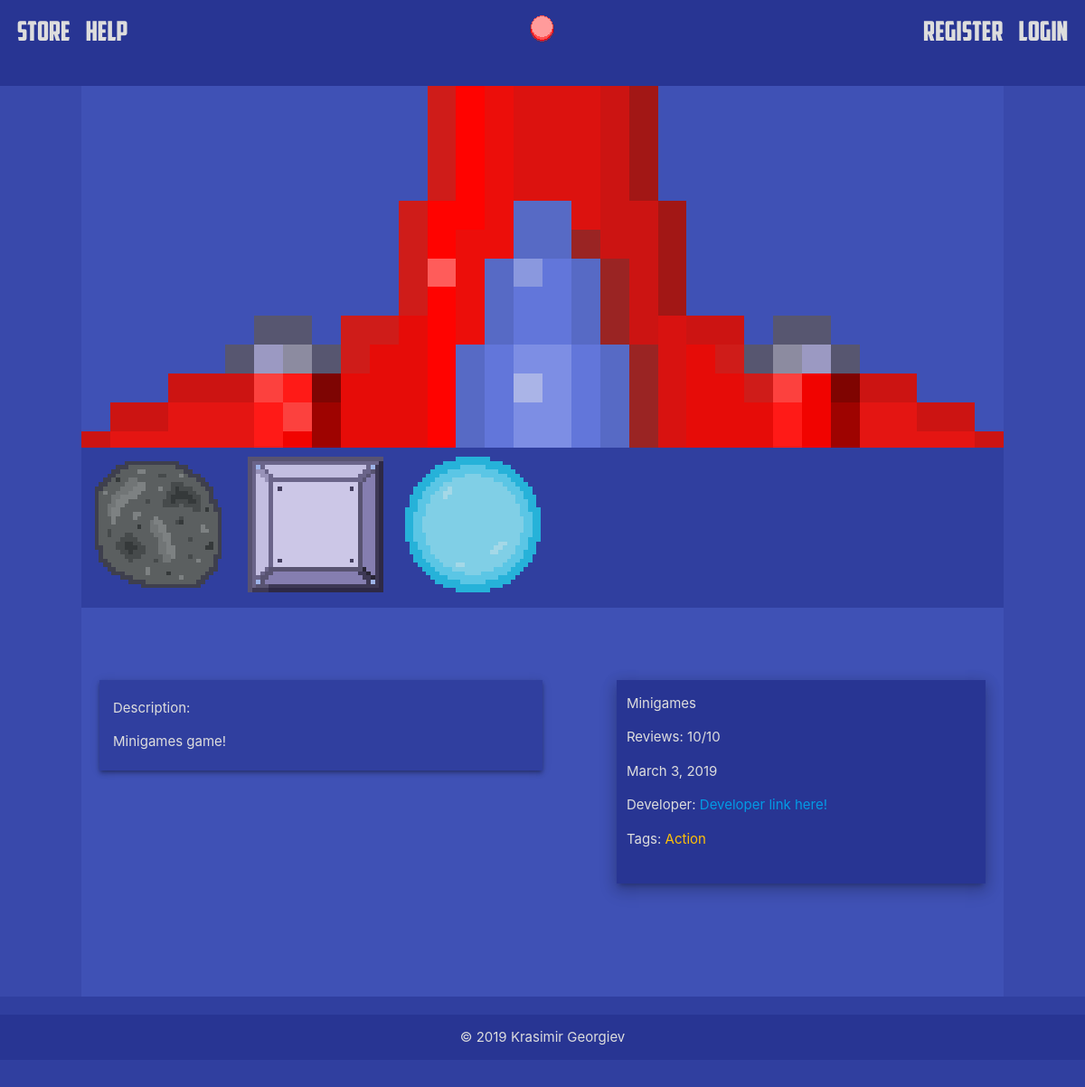
The page /store/game/3/ on the database as committed earlier.
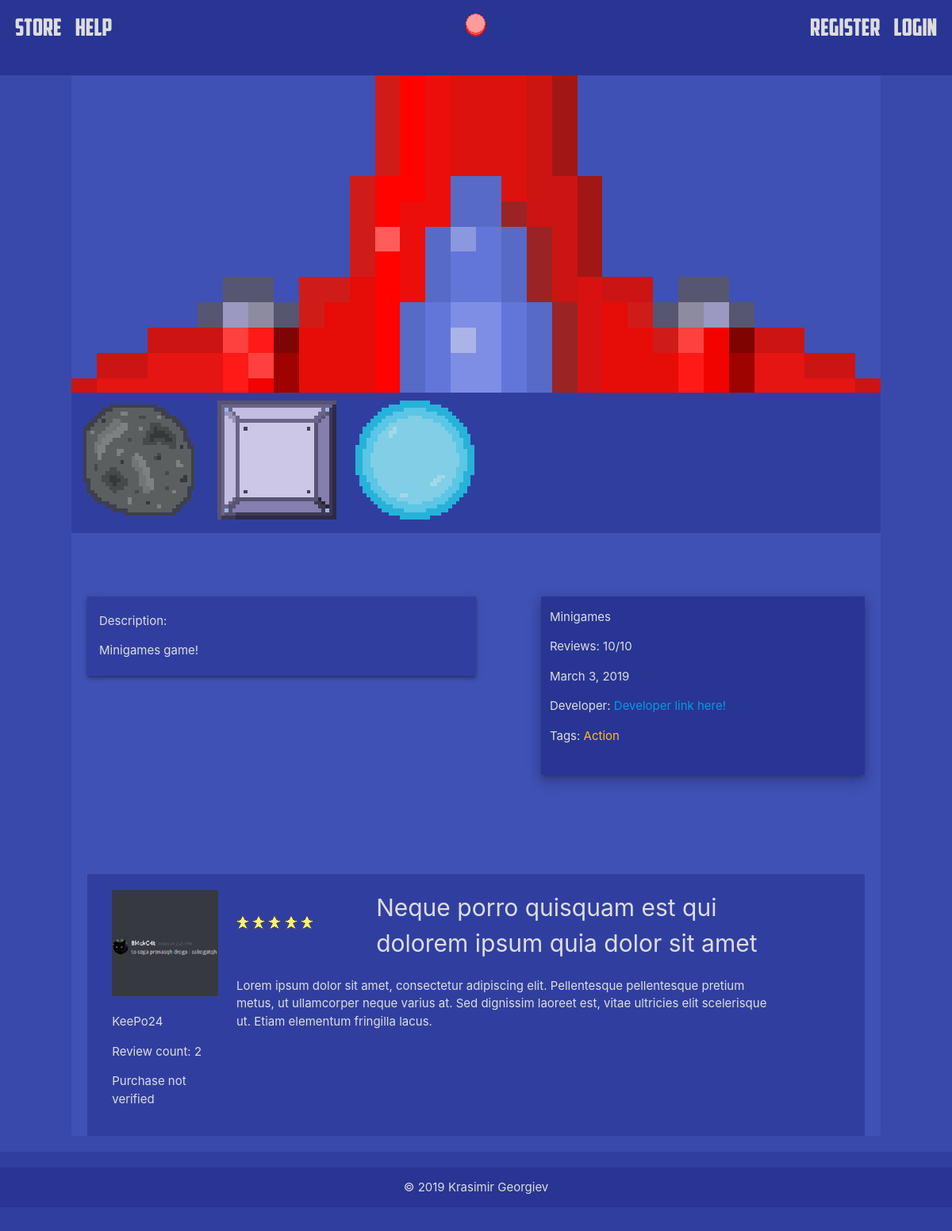
The same page on the database as committed later.
### store/models.py (models this page shows, shortened)
class GameImage(models.Model):
	game = models.ForeignKey('Game', on_delete = models.CASCADE)
	image = models.ImageField(upload_to = 'game_images/')
	def get_url(self):
		return settings.MEDIA_URL + self.image.name

class Tag(models.Model):
	name = models.CharField(max_length = 32)

class Review(models.Model):
	game = models.ForeignKey('Game', on_delete = models.CASCADE)
	user = models.ForeignKey(User, on_delete = models.CASCADE)
	title = models.CharField(max_length = 128)
	rating = models.IntegerField()
	description = models.TextField()

### users/models.py (models this page shows, shortened)
class Profile(models.Model):
	user = models.OneToOneField(User, on_delete=models.CASCADE)
	image = models.ImageField(default = "profile_images/default_profile.png", upload_to="profile_images")

### store/views.py (the view, shortened to what this page needs)
# urls.py: re_path(r'^game/(?P<pk>\d+)/$', views.detail, name = "detail"),
def detail(request, pk):
	game = Game.objects.get(pk=pk)
	images = game.gameimage_set.all()
	reviews = game.review_set.all()
	tags = game.tags.all()
	platforms = game.platforms.all()
	is_owner = False
	has_reviewed = False
	user_review = None
	review_form = None
	return render(
		request,
		"store/detail.html",
		{"game": game, "images": images, "reviews": reviews, "tags": tags, "platforms": platforms,
		 "is_owner": is_owner, "has_reviewed": has_reviewed, "review_form": review_form,
		 "user_review": user_review}
	)

### store/models.py (called while the page is built)
	def get_thumbnail_url(self):
		return settings.MEDIA_URL + self.thumbnail.name

### store/templates/store/detail.html (shortened to what this page needs)
{% extends 'store/layout.html' %}
{% load static %}
{% block head %}
	<link rel = "stylesheet", href = "{% static 'css/store.css' %}">
{% endblock %}
{% block content %}
	<div class = "grey-text text-lighten-3">
		<div class="parallax-container hide-on-med-and-down">
	    	<div class="parallax">
	    		<img src="{{ game.get_thumbnail_url }}">
	    	</div>
	    </div>
		{% if images %}
			<div class = "indigo darken-2 items-tab">
	      		{% for image in images %}
	      			<div class = "item-tab">
		      			<img src = "{{ image.get_url }}" class = "materialboxed item-tab">
		      		</div>
		        {% endfor %}
		    </div>
	    {% endif %}
		<div class = "row margin-hor-20 margin-vert-80">
			<div id = "description-box" class = "indigo darken-2 z-depth-2 col s12 m6">
				<p>Description:</p>
				<p id = "description-text">{{ game.description }}</p>
			</div>
			<div class = "col s12 m1"></div>
			<div class = "col s12 m5 indigo darken-3 z-depth-3">
				<p id = "title">{{ game.name }}</p>
				<p id = "review-num">Reviews: 10/10</p>
				<p id = "release-date">{{ game.release_date.date }}</p>
				<p id = "developer-link">Developer: <a href = "#to_developer">Developer link here!</a></p>
				{% if tags %}
					<p>Tags:
						{% for tag in tags %}
							<span id = "game-tag" class = "amber-text">{{ tag.name }}</span>
						{% endfor %}
					</p>
				{% endif %}
				<br>
			</div>
		</div>
		<br>
		<br>
		<div id = "reviews-list" class = "margin-hor-20">
			{% for review in reviews %}
				<div class = "row padding-vert-20 padding-hor-20 indigo darken-2">
					<div class = "col s4 m2">
						<img src = "{{ review.user.profile.image.url }}" class = "game-image">
						<p>{{ review.user }}</p>
						<p>Review count: {{ review.user.review_set.count }}</p>
						{% if game in review.user.game_set %}
							<p>Owns game</p>
						{% else %}
							<p>Purchase not verified</p>
						{% endif %}
					</div>
					<div class = "col s8 m9">
						<div class = "row valign-wrapper">
							<div class = "col s6 m4 l3">
								{% for _ in ''|center:review.rating %}
									<img src = "{% static 'images/star_filled.png' %}">
								{% endfor %}
							</div>
							<div class = "col s6 m8 l9">
								<p id = "review-title" class = "valign-wrapper">{{ review.title }}</p>
							</div>
						</div>
						<p>{{ review.description }}</p>
					</div>
				</div>
			{% endfor %}
		</div>
	</div>
{% endblock %}

Rows that differ between the two databases and show on the page:
added Review: user.profile.image (placeholder picture), user "KeePo24", user.review_set.count "2", shows "Purchase not verified", rating 5 (drawn), title "Neque porro quisquam est qui dolorem ipsum quia dolor sit amet", description "Lorem ipsum dolor sit amet, consectetur adipiscing elit. Pellentesque pellentesque pretium metus, ut ullamcorper neque varius at. Sed dignissim laoreet est, vitae ultricies elit scelerisque ut. Etiam elementum fringilla lacus."
